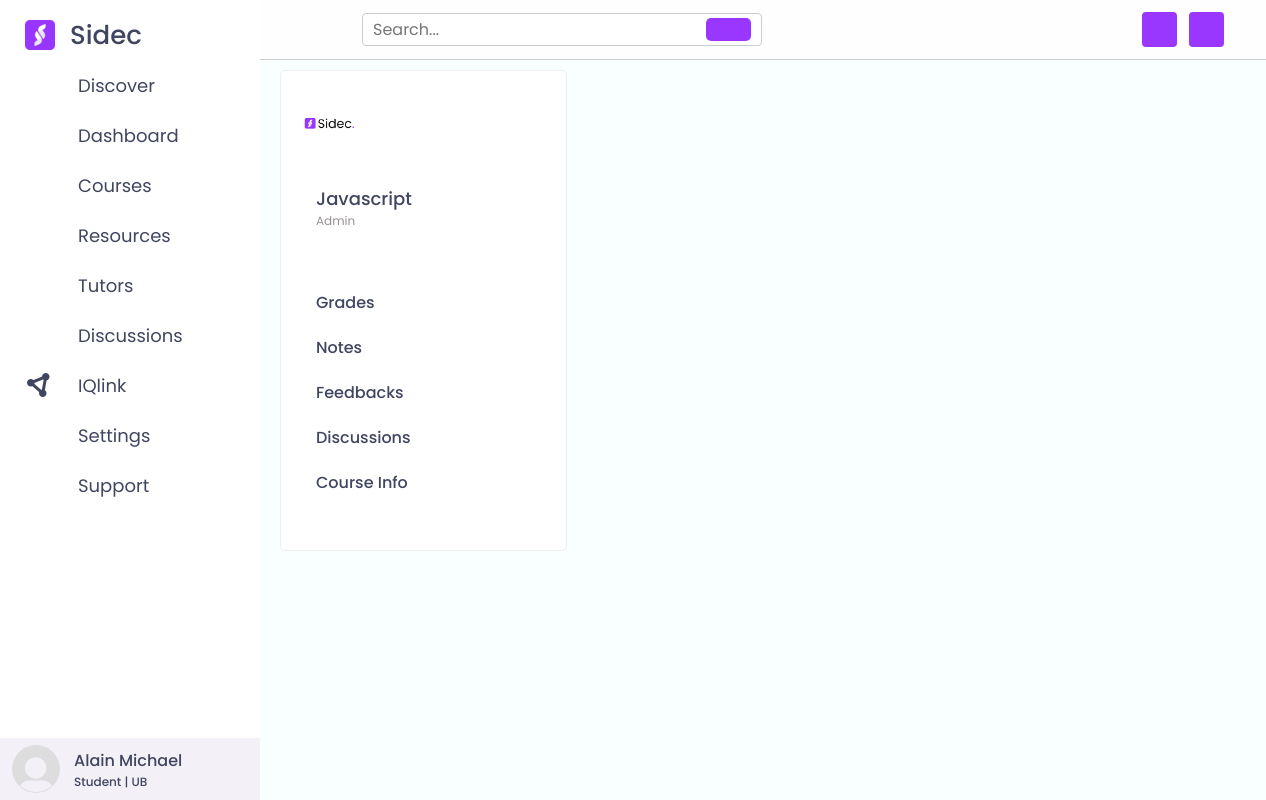
/course_page/2 (signed in), run on an earlier commit of the app's database.
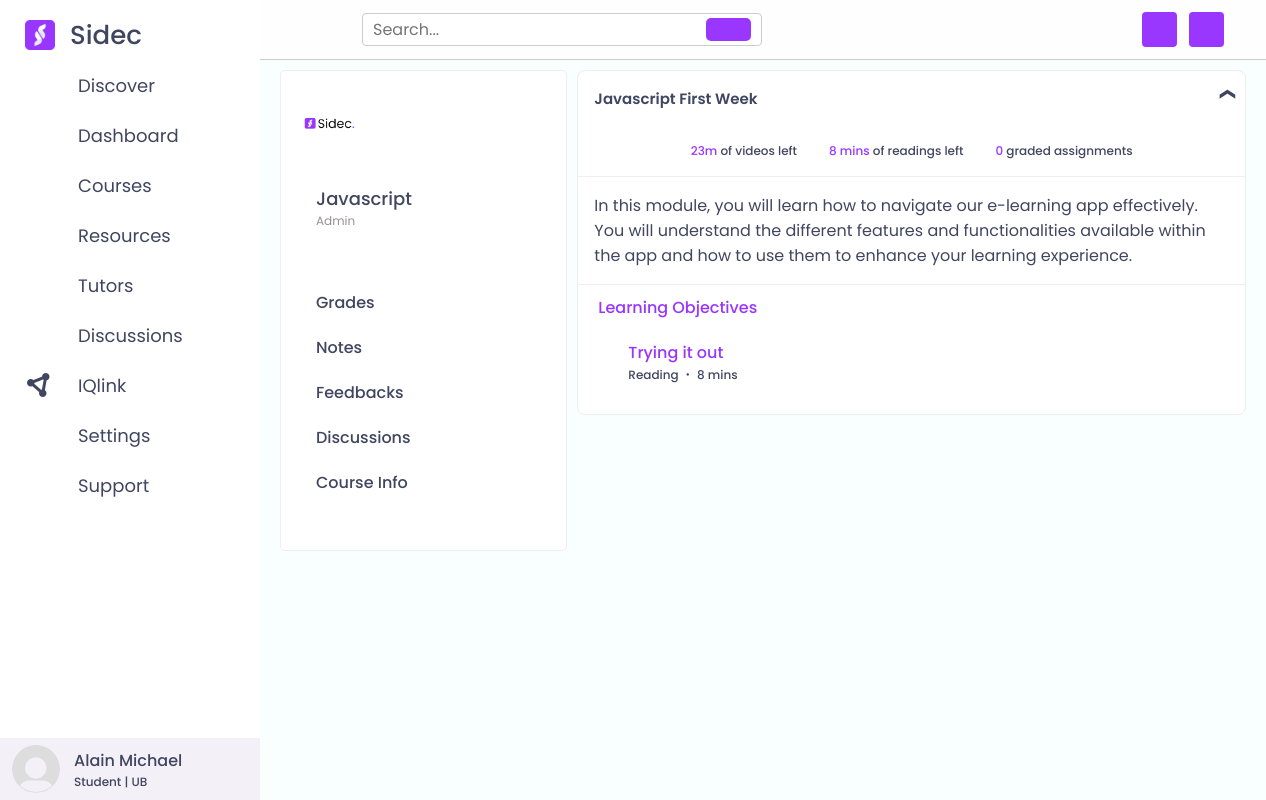
And on a later commit of the database.
### base/models.py (models this page shows, shortened)
class CourseWeek(models.Model):
    course = models.ForeignKey(Course, on_delete=models.CASCADE)
    topic = models.CharField(max_length=100)
    week_number = models.IntegerField()
    class Meta:
        unique_together = ("course", "week_number")

class CourseMaterial(models.Model):
    TEXT = 'text'
    VIDEO = 'video'
    MATERIAL_TYPE_CHOICES = [
        (TEXT, 'Text'),
        (VIDEO, 'Video'),
    ]
    week = models.ForeignKey(CourseWeek, on_delete=models.CASCADE, related_name='materials')
    material_type = models.CharField(max_length=5, choices=MATERIAL_TYPE_CHOICES)
    title = models.CharField(max_length=200)
    text = models.TextField(blank=True, null=True)
    time_to_complete = models.IntegerField()
    video = models.FileField(upload_to='videos_uploaded', null=True, blank=True,
                             validators=[FileExtensionValidator(
                                 allowed_extensions=['MOV', 'avi', 'mp4', 'webm', 'mkv'])])
    completed = models.BooleanField(default=False)
    def __str__(self):
        return self.title

### base/views.py (the view)
# urls.py: path('course_page/<int:id>', views.course_page, name="course_page"),
def course_page(request, id):
    course = Course.objects.get(id=id)
    student = Student.objects.get(user=request.user)
    if request.method == 'POST':
        student.enrolled_courses.add(course)
        student.save()
        return redirect('course', course_id=id)
    weeks = CourseWeek.objects.filter(course=course)
    full_weeks = []
    for week in weeks:
        materials = week.materials.all()
        total_time = 0
        for material in materials:
            total_time += material.time_to_complete
        total_time = f"{min(1, int(total_time/60)) * (str(total_time//60) + 'hr')}{'s' if total_time > 119 else ''}{total_time%60} mins"
        quizzes = week.quiz_set.all()
        full_weeks.append({'week': week, 'materials': materials, 'quizzes': quizzes, 'total_time': total_time})
    context = {'course': course, 'student': student, 'full_weeks': full_weeks}
    return render(request, 'how_to_navigate_sidec/htusidec.html', context)

### base/models.py (called while the page is built)
    def __str__(self):
        return self.user.first_name

    def __str__(self) -> str:
        if self.user.is_superuser:
            return "Admin"
        return self.user.first_name + " " + self.user.last_name

    def __str__(self):
        return self.course_name

### templates/how_to_navigate_sidec/htusidec.html (shortened to what the changed rows need)
{% load static %}
<!DOCTYPE html>
<html lang="en">
  <head>
    <link href="//cdn.quilljs.com/1.3.6/quill.snow.css" rel="stylesheet" />
    <link href="//cdn.quilljs.com/1.3.6/quill.bubble.css" rel="stylesheet" />
    <link href="//cdn.quilljs.com/1.3.6/quill.core.css" rel="stylesheet" />
    <link
      rel="stylesheet"
      href="https://cdnjs.cloudflare.com/ajax/libs/fullcalendar/3.10.2/fullcalendar.min.css"
    />
    <link
      rel="stylesheet"
      href="https://cdnjs.cloudflare.com/ajax/libs/font-awesome/6.5.1/css/all.min.css"
    />
    <link
      rel="stylesheet"
      href="https://cdnjs.cloudflare.com/ajax/libs/remixicon/3.6.0/remixicon.css"
    />
    <link rel="stylesheet" href="{% static 'css/sideccourses.css' %}" />
  </head>
  <body>
    <section class="home-section header">
      <div class="course_home">
        <div class="section" id="section1">
          <div class="course_host">
            <h1 class="course_title">{{course}}</h1>
          </div>
        </div>
        <div class="section" id="section2">
          {% for full_week in full_weeks %}
          <div id="week{{full_week.week.week_number}}" class="tabcontent">
            <div class="accordion">
              <div class="tab">
                <label for="cb1-1" class="tab__label"
                  >{{full_week.week.topic}}</label
                >
                <div class="tab__content">
                  <div class="info">
                    <div class="home_info">
                      <div class="info1">
                        <p><span>23m</span> of videos left</p>
                      </div>
                      <div class="info1">
                        <p>
                          <span>{{full_week.total_time}}</span> of readings
                          left
                        </p>
                      </div>
                      <div class="info1">
                        <p>
                          <span>{{full_week.quizzes | length}}</span> graded
                          assignments
                        </p>
                      </div>
                    </div>
                    <div class="module_info">
                      <p>
                        In this module, you will learn how to navigate our
                        e-learning app effectively. You will understand the
                        different features and functionalities available within
                        the app and how to use them to enhance your learning
                        experience.
                      </p>
                      <div class="read_container-btn">
                        <button onclick="myFunction()" class="read_more">
                          Learning Objectives</button
                        >
                      </div>
                      <div class="course_links">
                        {% for material in full_week.materials %}
                        <div class="quick_links">
                          <div class="link">
                            <a href="{% url 'material_page' course.id material.id %}"
                              >{{material}}</a
                            >
                            <div class="lenght">
                              <p class="link_para">
                                {% if material.material_type == 'text' %}
                                Reading
                                {% endif %}
                                 ・
                                <span>{{material.time_to_complete}} mins</span>
                              </p>
                            </div>
                          </div>
                        </div>
                        {% endfor %}
                    </div>
                  </div>
                </div>
              </div>
            </div>
          </div>
          {% endfor %}
        </div>
      </div>
    </section>
  </body>
</html>

What changed in the data, as far as the page shows it:
added CourseWeek: week.topic "Javascript First Week", total_time "8 mins", quizzes|length "0"
added CourseMaterial: title "Trying it out", material_type "Reading", time_to_complete "8"
